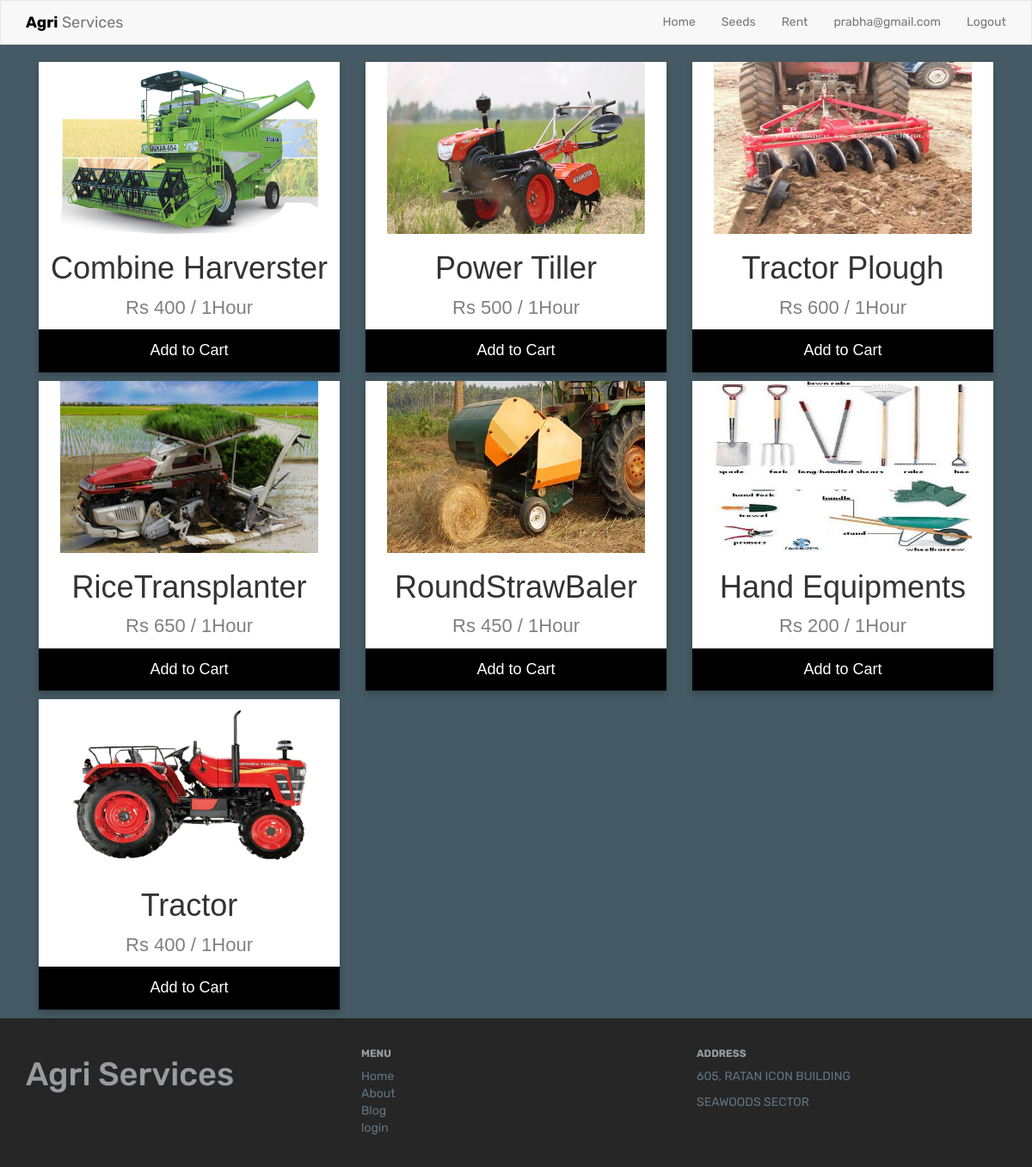
/rent.php (signed in), run on the app's committed database.
### tables this page shows
CREATE TABLE `product` (
  `pid` int(11) NOT NULL,
  `pname` varchar(200) NOT NULL,
  `pdesc` text NOT NULL,
  `imgpath` varchar(200) NOT NULL,
  `price` varchar(50) NOT NULL,
  `qty` varchar(4) NOT NULL,
  `ptype` varchar(10) NOT NULL
);

### rent.php (the view, shortened to what this page needs)
<!DOCTYPE html>
<html lang="en">
<head>
  <link rel="stylesheet" href="css/bootstrap.min.css"/>
  <link rel="stylesheet" href="css/main.css"/>
  <link rel="stylesheet" href="css/product.css"/>
</head>
<body>
<?php include "header.php"; ?>
<div class="container">
<?php
    $servername='localhost';
    $username='root';
    $password='';
    $dbname = 'agri';
    $conn=mysqli_connect($servername,$username,$password,$dbname);
     $sql = "SELECT * FROM product WHERE ptype=1";
	 $data = mysqli_query($conn, $sql);
	if ($data->num_rows > 0) {
  while($row = $data->fetch_assoc()) {
    echo '<div class="col-md-4">
			<div class="card">
				<img src='. $row["imgpath"].' alt="Seeds" width="300" height="200">
				<h1>'. $row["pname"].'</h1>
				<p class="price">Rs '.$row["price"].' / '.$row["qty"].'Hour</p>
				<p>'.$row["pdesc"].'</p>
				<p><button onclick="cart('.$row['pid'].')">Add to Cart</button></p></div></div>';
  }
} else {
  echo "0 results";
}
?>
</div>
<?php include "footer.php"; ?>
</body>
</html>

### css/main.css (style rules this page uses)
body { background: linear-gradient(0deg, #fff, 50%, #DEEEFE); font-family: 'Rubik', sans-serif; background: #455A64; height: 100 !important }

### css/product.css (style rules this page uses)
.card { box-shadow: 0 4px 8px 0 rgba(0, 0, 0, 0.2); text-align: center; font-family: arial; background:#fff; }
.price { color: grey; font-size: 22px; }
.card button { border: none; outline: 0; padding: 12px; color: white; background-color: #000; text-align: center; cursor: pointer; width: 100%; font-size: 18px; }

### data on the page
product: imgpath (picture), pname "Combine Harverster", price "400", qty "1"
product: imgpath (picture), pname "Power Tiller", price "500", qty "1"
product: imgpath (picture), pname "Tractor Plough", price "600", qty "1"
product: imgpath (picture), pname "RiceTransplanter", price "650", qty "1"
product: imgpath (picture), pname "RoundStrawBaler", price "450", qty "1"
product: imgpath (picture), pname "Hand Equipments", price "200", qty "1"
product: imgpath (picture), pname "Tractor", price "400", qty "1"

### other printed values
$_SESSION["username"] "prabha@gmail.com"
